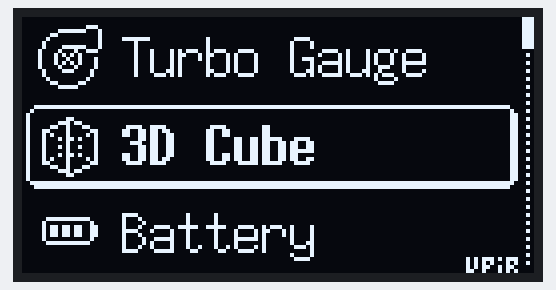
A sketch run on a simulated Arduino Uno, built with avr-gcc and run on an emulated ATmega328P. On the bench: 128×64 one-colour display.

Above: at 0.6 s.
At 2.1 s:
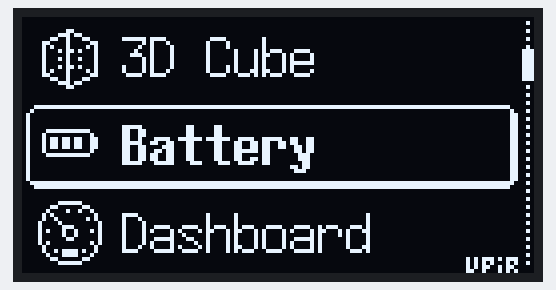
At 3.7 s:
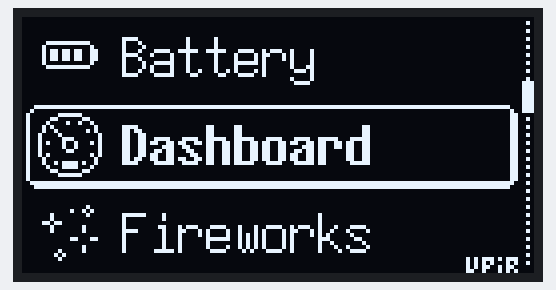
At 5.2 s:
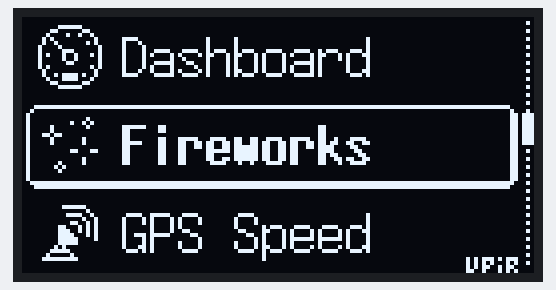
At 8.3 s:
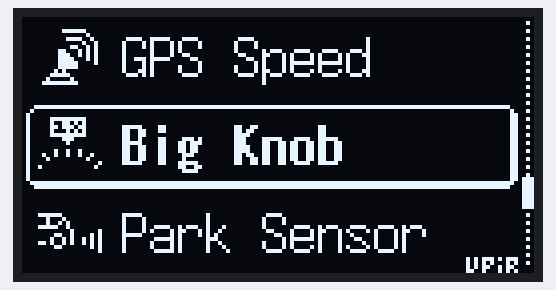
At 11.5 s:
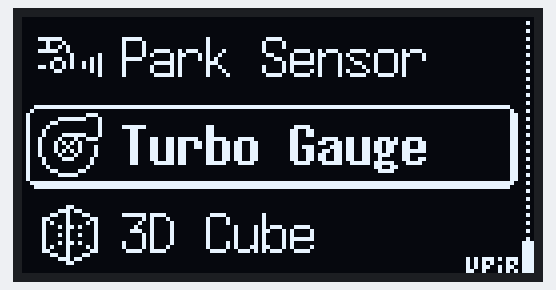

Measured:
- by itself, everything shown: repeats every 12.4 s, in 8 steps
- what the display in image 0 shows lasts 1.6 s, from 0.5 s to 2.1 s
- what the display in image 2 shows lasts 1.6 s, from 3.6 s to 5.2 s

The sketch:

oled3.ino
```cpp
#include "U8glib.h"

U8GLIB_SSD1306_128X64 u8g(U8G_I2C_OPT_DEV_0 | U8G_I2C_OPT_NO_ACK | U8G_I2C_OPT_FAST); // Fast I2C / TWI

const unsigned char upir_logo [] PROGMEM = {  // this is another way how to define images, using binary notation
B00010101,  B11010111,
B00010101,  B01000101,
B00010101,  B10010110,
B00011001,  B00010101
};

// 'icon_3dcube', 16x16px
const unsigned char bitmap_icon_3dcube [] PROGMEM = {
  0x00, 0x00, 0x01, 0x80, 0x07, 0x60, 0x19, 0x18, 0x61, 0x06, 0x51, 0x0a, 0x45, 0xa2, 0x41, 0x02,
  0x45, 0x22, 0x41, 0x02, 0x45, 0xa2, 0x51, 0x0a, 0x61, 0x06, 0x19, 0x18, 0x07, 0x60, 0x01, 0x80
};
// 'icon_battery', 16x16px
const unsigned char bitmap_icon_battery [] PROGMEM = {
  0x00, 0x00, 0x00, 0x00, 0x00, 0x00, 0x00, 0x00, 0x3f, 0xf8, 0x40, 0x04, 0x5b, 0x66, 0x5b, 0x66,
  0x5b, 0x66, 0x40, 0x04, 0x3f, 0xf8, 0x00, 0x00, 0x00, 0x00, 0x00, 0x00, 0x00, 0x00, 0x00, 0x00
};
// 'icon_dashboard', 16x16px
const unsigned char bitmap_icon_dashboard [] PROGMEM = {
  0x07, 0xe0, 0x18, 0x18, 0x21, 0x24, 0x50, 0x02, 0x48, 0x0a, 0x84, 0x01, 0x83, 0x81, 0xa2, 0x45,
  0x82, 0x41, 0x81, 0x81, 0xa0, 0x05, 0x40, 0x02, 0x4b, 0xd2, 0x23, 0xc4, 0x18, 0x18, 0x07, 0xe0
};
// 'icon_fireworks', 16x16px
const unsigned char bitmap_icon_fireworks [] PROGMEM = {
  0x00, 0x00, 0x00, 0x08, 0x00, 0x94, 0x10, 0x08, 0x10, 0x00, 0x6c, 0x00, 0x10, 0x10, 0x10, 0x10,
  0x00, 0x00, 0x00, 0xc6, 0x00, 0x00, 0x00, 0x10, 0x04, 0x10, 0x0a, 0x00, 0x04, 0x00, 0x00, 0x00
};
// 'icon_gps_speed', 16x16px
const unsigned char bitmap_icon_gps_speed [] PROGMEM = {
  0x00, 0x00, 0x03, 0xf0, 0x00, 0x08, 0x01, 0xe4, 0x00, 0x12, 0x00, 0xca, 0x06, 0x2a, 0x07, 0x2a,
  0x07, 0x8a, 0x07, 0xc2, 0x07, 0xc0, 0x0a, 0x00, 0x1f, 0x00, 0x20, 0x80, 0x7f, 0xc0, 0x00, 0x00
};
// 'icon_knob_over_oled', 16x16px
const unsigned char bitmap_icon_knob_over_oled [] PROGMEM = {
  0x00, 0x00, 0x1f, 0xf0, 0x13, 0x50, 0x1b, 0xb0, 0x11, 0x50, 0x1f, 0xf0, 0x03, 0x80, 0x01, 0x00,
  0x00, 0x00, 0x09, 0x20, 0x49, 0x24, 0x20, 0x08, 0x00, 0x01, 0x80, 0x02, 0x00, 0x00, 0x00, 0x00
};
// 'icon_parksensor', 16x16px
const unsigned char bitmap_icon_parksensor [] PROGMEM = {
  0x00, 0x00, 0x00, 0x00, 0x00, 0x00, 0xfc, 0x00, 0x22, 0x00, 0x25, 0x00, 0xf9, 0x00, 0x00, 0x81,
  0x0c, 0x85, 0x12, 0x95, 0xd2, 0x95, 0x0c, 0x05, 0x00, 0x01, 0x00, 0x00, 0x00, 0x00, 0x00, 0x00
};
// 'icon_turbo', 16x16px
const unsigned char bitmap_icon_turbo [] PROGMEM = {
  0x00, 0x0e, 0x07, 0xf1, 0x18, 0x01, 0x20, 0x01, 0x40, 0x01, 0x43, 0xf1, 0x84, 0x4e, 0x8a, 0xa0,
  0x89, 0x22, 0x8a, 0xa2, 0x84, 0x42, 0x43, 0x84, 0x40, 0x04, 0x20, 0x08, 0x18, 0x30, 0x07, 0xc0
};

// Array of all bitmaps for convenience. (Total bytes used to store images in PROGMEM = 384)
const unsigned char* bitmap_icons[8] = {
  bitmap_icon_3dcube,
  bitmap_icon_battery,
  bitmap_icon_dashboard,
  bitmap_icon_fireworks,
  bitmap_icon_gps_speed,
  bitmap_icon_knob_over_oled,
  bitmap_icon_parksensor,
  bitmap_icon_turbo
};

// 'scrollbar_background', 8x64px
const unsigned char bitmap_scrollbar_background [] PROGMEM = {
  0x00, 0x02, 0x00, 0x02, 0x00, 0x02, 0x00, 0x02, 0x00, 0x02, 0x00, 0x02, 0x00, 0x02, 0x00, 0x02,
  0x00, 0x02, 0x00, 0x02, 0x00, 0x02, 0x00, 0x02, 0x00, 0x02, 0x00, 0x02, 0x00, 0x02, 0x00, 0x02,
  0x00, 0x02, 0x00, 0x02, 0x00, 0x02, 0x00, 0x02, 0x00, 0x02, 0x00, 0x02, 0x00, 0x02, 0x00, 0x02,
  0x00, 0x02, 0x00, 0x02, 0x00, 0x02, 0x00, 0x02, 0x00, 0x02, 0x00, 0x02, 0x00, 0x02, 0x00, 0x00
};

// 'item_sel_outline', 128x21px
const unsigned char bitmap_item_sel_outline [] PROGMEM = {
  0x1f, 0xff, 0xff, 0xff, 0xff, 0xff, 0xff, 0xff, 0xff, 0xff, 0xff, 0xff, 0xff, 0xff, 0xff, 0xc0,
  0x20, 0x00, 0x00, 0x00, 0x00, 0x00, 0x00, 0x00, 0x00, 0x00, 0x00, 0x00, 0x00, 0x00, 0x00, 0x20,
  0x40, 0x00, 0x00, 0x00, 0x00, 0x00, 0x00, 0x00, 0x00, 0x00, 0x00, 0x00, 0x00, 0x00, 0x00, 0x30,
  0x40, 0x00, 0x00, 0x00, 0x00, 0x00, 0x00, 0x00, 0x00, 0x00, 0x00, 0x00, 0x00, 0x00, 0x00, 0x30,
  0x40, 0x00, 0x00, 0x00, 0x00, 0x00, 0x00, 0x00, 0x00, 0x00, 0x00, 0x00, 0x00, 0x00, 0x00, 0x30,
  0x40, 0x00, 0x00, 0x00, 0x00, 0x00, 0x00, 0x00, 0x00, 0x00, 0x00, 0x00, 0x00, 0x00, 0x00, 0x30,
  0x40, 0x00, 0x00, 0x00, 0x00, 0x00, 0x00, 0x00, 0x00, 0x00, 0x00, 0x00, 0x00, 0x00, 0x00, 0x30,
  0x40, 0x00, 0x00, 0x00, 0x00, 0x00, 0x00, 0x00, 0x00, 0x00, 0x00, 0x00, 0x00, 0x00, 0x00, 0x30,
  0x40, 0x00, 0x00, 0x00, 0x00, 0x00, 0x00, 0x00, 0x00, 0x00, 0x00, 0x00, 0x00, 0x00, 0x00, 0x30,
  0x40, 0x00, 0x00, 0x00, 0x00, 0x00, 0x00, 0x00, 0x00, 0x00, 0x00, 0x00, 0x00, 0x00, 0x00, 0x30,
  0x40, 0x00, 0x00, 0x00, 0x00, 0x00, 0x00, 0x00, 0x00, 0x00, 0x00, 0x00, 0x00, 0x00, 0x00, 0x30,
  0x40, 0x00, 0x00, 0x00, 0x00, 0x00, 0x00, 0x00, 0x00, 0x00, 0x00, 0x00, 0x00, 0x00, 0x00, 0x30,
  0x40, 0x00, 0x00, 0x00, 0x00, 0x00, 0x00, 0x00, 0x00, 0x00, 0x00, 0x00, 0x00, 0x00, 0x00, 0x30,
  0x40, 0x00, 0x00, 0x00, 0x00, 0x00, 0x00, 0x00, 0x00, 0x00, 0x00, 0x00, 0x00, 0x00, 0x00, 0x30,
  0x40, 0x00, 0x00, 0x00, 0x00, 0x00, 0x00, 0x00, 0x00, 0x00, 0x00, 0x00, 0x00, 0x00, 0x00, 0x30,
  0x40, 0x00, 0x00, 0x00, 0x00, 0x00, 0x00, 0x00, 0x00, 0x00, 0x00, 0x00, 0x00, 0x00, 0x00, 0x30,
  0x40, 0x00, 0x00, 0x00, 0x00, 0x00, 0x00, 0x00, 0x00, 0x00, 0x00, 0x00, 0x00, 0x00, 0x00, 0x30,
  0x40, 0x00, 0x00, 0x00, 0x00, 0x00, 0x00, 0x00, 0x00, 0x00, 0x00, 0x00, 0x00, 0x00, 0x00, 0x30,
  0x40, 0x00, 0x00, 0x00, 0x00, 0x00, 0x00, 0x00, 0x00, 0x00, 0x00, 0x00, 0x00, 0x00, 0x00, 0x30,
  0x3f, 0xff, 0xff, 0xff, 0xff, 0xff, 0xff, 0xff, 0xff, 0xff, 0xff, 0xff, 0xff, 0xff, 0xff, 0xe0,
  0x1f, 0xff, 0xff, 0xff, 0xff, 0xff, 0xff, 0xff, 0xff, 0xff, 0xff, 0xff, 0xff, 0xff, 0xff, 0xc0
};

// ------------------ end generated bitmaps from image2cpp ---------------------------------

const int NUM_ITEMS = 8; // number of items in the list and also the number of screenshots and screenshots with QR codes (other screens)
const int MAX_ITEM_LENGTH = 20; // maximum characters for the item name

char menu_items [NUM_ITEMS] [MAX_ITEM_LENGTH] = {  // array with item names
  { "3D Cube" },
  { "Battery" },
  { "Dashboard" },
  { "Fireworks" },
  { "GPS Speed" },
  { "Big Knob" },
  { "Park Sensor" },
  { "Turbo Gauge" }
 };

int item_selected = 0; // which item in the menu is selected
int item_sel_previous; // previous item - used in the menu screen to draw the item before the selected one
int item_sel_next; // next item - used in the menu screen to draw next item after the selected one

void setup() {
  u8g.setColorIndex(1);  // set the color to white
}

void loop() {
  // set correct values for the previous and next items
  item_sel_previous = item_selected - 1;
  if (item_sel_previous < 0) {item_sel_previous = NUM_ITEMS - 1;} // previous item would be below first = make it the last
  item_sel_next = item_selected + 1;
  if (item_sel_next >= NUM_ITEMS) {item_sel_next = 0;} // next item would be after last = make it the first

  u8g.firstPage(); // required for page drawing mode for u8g library
  do {
      // selected item background
      u8g.drawBitmapP(0, 22, 128/8, 21, bitmap_item_sel_outline);

      // draw previous item as icon + label
      u8g.setFont(u8g_font_7x14);
      u8g.drawStr(25, 15, menu_items[item_sel_previous]);
      u8g.drawBitmapP( 4, 2, 16/8, 16, bitmap_icons[item_sel_previous]);

      // draw selected item as icon + label in bold font
      u8g.setFont(u8g_font_7x14B);
      u8g.drawStr(25, 15+20+2, menu_items[item_selected]);
      u8g.drawBitmapP( 4, 24, 16/8, 16, bitmap_icons[item_selected]);

      // draw next item as icon + label
      u8g.setFont(u8g_font_7x14);
      u8g.drawStr(25, 15+20+20+2+2, menu_items[item_sel_next]);
      u8g.drawBitmapP( 4, 46, 16/8, 16, bitmap_icons[item_sel_next]);

      // draw scrollbar background
      u8g.drawBitmapP(128-8, 0, 8/8, 64, bitmap_scrollbar_background);

      // draw scrollbar handle
      u8g.drawBox(125, 64/NUM_ITEMS * item_selected, 3, 64/NUM_ITEMS);

      // draw upir logo
      u8g.drawBitmapP(128-16-4, 64-4, 16/8, 4, upir_logo);

  } while ( u8g.nextPage() ); // required for page drawing mode with u8g library
  delay(1000);
  item_selected++;
  if(item_selected >= NUM_ITEMS)
  {
    item_selected = 0;
  }
}
```
